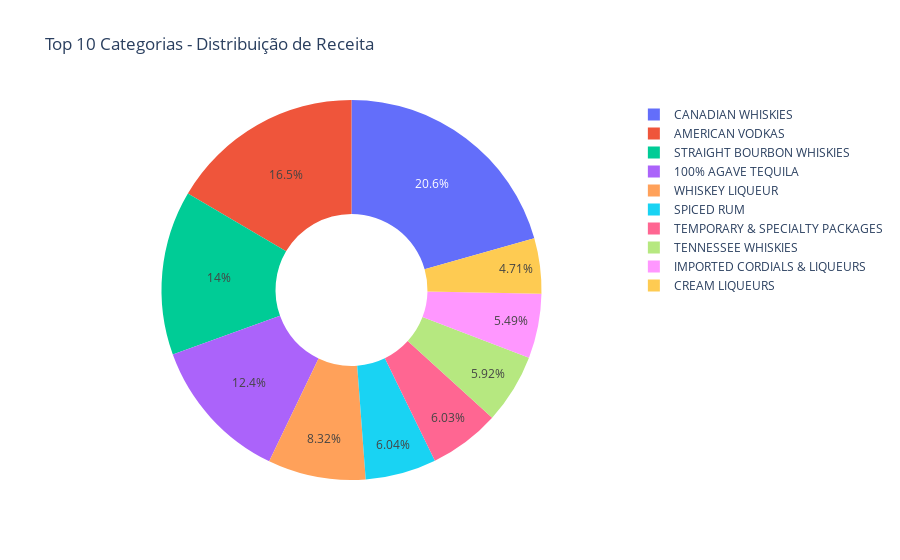

The cell this chart's notebook holds for it:
### Code cell
# ============================================================
# Célula 6: ANÁLISE POR CATEGORIA
# ============================================================

print("\n" + "=" * 60)
print("🏷️ ANÁLISE POR CATEGORIA")
print("=" * 60)

# Análise por categoria
categorias = df.groupby('categoria').agg({
    'receita': 'sum',
    'lucro': 'sum',
    'quantidade': 'sum',
    'data_venda': 'count',
    'margem_percentual': 'mean',
    'produto': 'nunique'
}).round(2)

categorias.columns = ['Receita Total', 'Lucro Total', 'Qtd Vendida', 'Num Transações', 'Margem Média %', 'Num Produtos']
categorias = categorias.sort_values('Receita Total', ascending=False)

print("\n📊 TODAS AS CATEGORIAS:")
print(categorias)

# Participação percentual
categorias['% Receita'] = (categorias['Receita Total'] / categorias['Receita Total'].sum() * 100).round(2)
print("\n📊 CATEGORIAS POR PARTICIPAÇÃO:")
print(categorias[['Receita Total', '% Receita', 'Margem Média %']].head(10))

# Visualização
fig = px.pie(
    categorias.head(10).reset_index(),
    values='Receita Total',
    names='categoria',
    title='Top 10 Categorias - Distribuição de Receita',
    hole=0.4
)
fig.show()

### Figure 1 — Plotly figure (JSON) as saved in the notebook; plotly's stock layout.template omitted (floating-point values rounded to 4 significant figures)
{"data": [{"domain": {"x": [0, 1], "y": [0, 1]}, "hole": 0.4, "hovertemplate": "categoria=%{label}<br>Receita Total=%{value}<extra></extra>", "labels": ["CANADIAN WHISKIES", "AMERICAN VODKAS", "STRAIGHT BOURBON WHISKIES", "100% AGAVE TEQUILA", "WHISKEY LIQUEUR", "SPICED RUM", "TEMPORARY & SPECIALTY PACKAGES", "TENNESSEE WHISKIES", "IMPORTED CORDIALS & LIQUEURS", "CREAM LIQUEURS"], "legendgroup": "", "name": "", "showlegend": true, "type": "pie", "values": [1074000.0, 860900.0, 730000.0, 643800.0, 433900.0, 314900.0, 314500.0, 308800.0, 286400.0, 245600.0]}], "layout": {"legend": {"tracegroupgap": 0}, "title": {"text": "Top 10 Categorias - Distribuição de Receita"}}}
